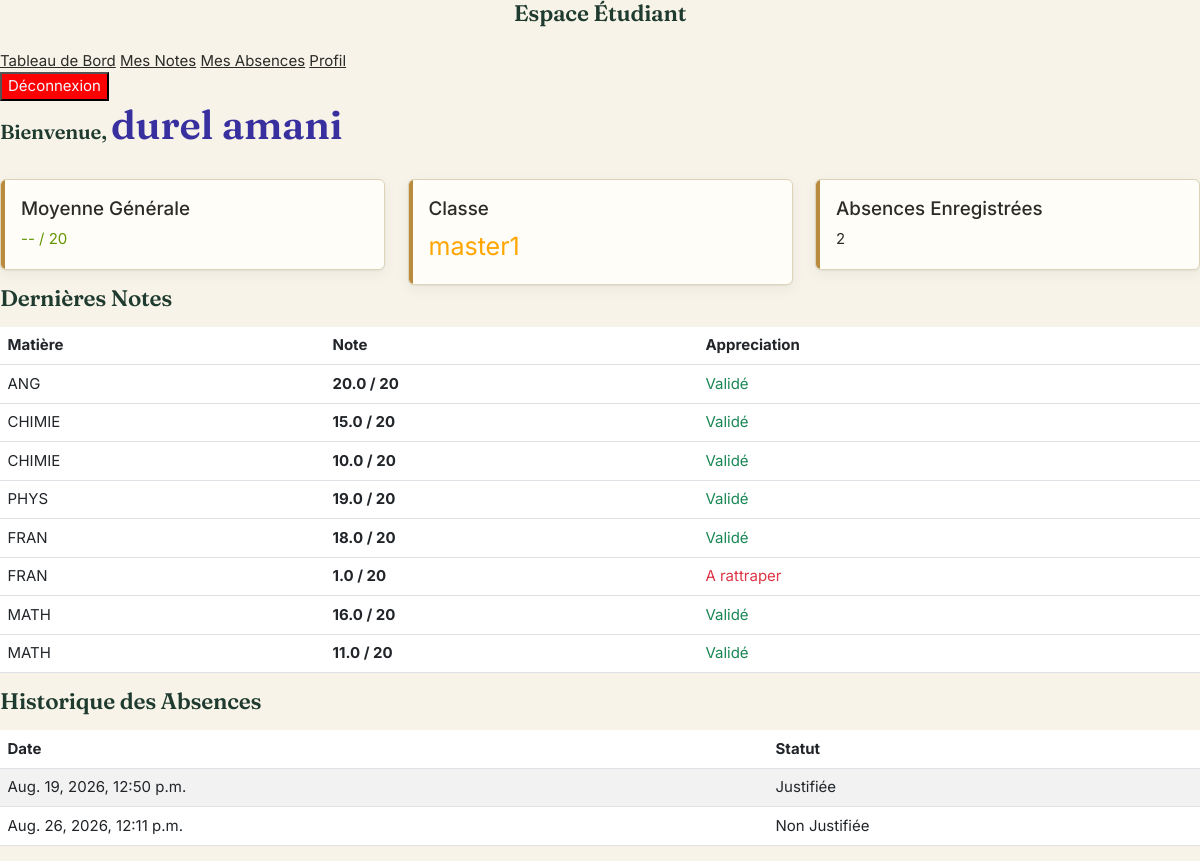
The page /espace_etd/ (signed in) on the database its author committed.
### pages/models.py (models this page shows, shortened)
class Students(models.Model):
    user=models.OneToOneField(Users,on_delete=models.CASCADE,related_name='students' )
    nom=models.CharField(max_length=100)
    prenom=models.CharField(max_length=100)
    age=models.CharField(max_length=10)
    classe=models.ForeignKey(Classes,on_delete=models.SET_NULL,related_name='students', null=True,
    blank=True)

class Classes(models.Model):
    name=models.CharField(max_length=100)

class Grades (models.Model):
     id_students= models.ForeignKey(Students,on_delete=models.CASCADE,related_name='grades',   null=True,
    blank=True)
     id_subjects= models.ForeignKey(Subjects,on_delete=models.CASCADE,related_name='grades',   null=True,
    blank=True)
     note=models.FloatField(default=0.0)

class Subjects(models.Model):
    nom=models.CharField(max_length=100)
    id_teachers=models.ForeignKey(Teachers,on_delete=models.SET_NULL,related_name='subjects',   null=True,
    blank=True)

class Absences (models.Model):
     id_students= models.ForeignKey(Students,on_delete=models.SET_NULL,related_name='absences',   null=True,
    blank=True)
     date=models.DateTimeField(auto_now_add=True)
     status=models.CharField(max_length=10)

### pages/views.py (the view)
# urls.py: path('espace_etd/',views.espace_etd,name="espace_etd"),
@login_required  # Force l'utilisateur à se connecter avant de voir la page
def espace_etd(request):
    utilisateur_connect= request.user
    try:
        donnees = Students.objects.select_related('user', 'classe').get(user=request.user)
        abss= Absences.objects.filter(id_students=donnees)
        grd=Grades.objects.filter(id_students=donnees)
    except Students.DoesNotExist:
        donnees = None  # Évite un crash si un admin connecté n'est pas un étudiant
        abss=[]
        grd=[]
    utilisateur_connect= request.user
    return render(request, 'espace_etd.html', {"donnees": donnees,"abss":abss,"grd":grd})

### templates/espace_etd.html (shortened to what this page needs)
{% load static %}
<!DOCTYPE html>
<html lang="fr">
<head>
    <link href="https://cdn.jsdelivr.net/npm/bootstrap@5.3.0/dist/css/bootstrap.min.css" rel="stylesheet">
    <link rel="stylesheet" href="{% static 'css/style.css' %}">
</head>
<body>
    <div class="sidebar">
        <h3 class="text-center mb-4 fs-4">Espace Étudiant</h3>
        <a href="#" class="active">Tableau de Bord</a>
        <a href="#">Mes Notes</a>
        <a href="#">Mes Absences</a>
        <a href="#">Profil</a>
        {% if user.is_authenticated %}
        <form action="{% url 'logout' %}" method="POST">
            <button type="submit" style="background-color: red; color: aliceblue;">Déconnexion</button>
        </form>
        {% endif %}
    </div>
    <div class="main-content">
        <header class="d-flex justify-content-between align-items-center mb-4">
            <h2>Bienvenue, <span style="font-size: 40px; color: rgb(57, 48, 159);">{{ donnees.nom }} {{ donnees.prenom }}</span></h2>
        </header>
        <div class="row">
            <div class="col-md-4">
                <div class="stat-card success">
                    <h5>Moyenne Générale</h5>
                    <div class="stat-number" style="color: rgb(100, 149, 3);">{{ average_grade|default:"--" }} / 20</div>
                </div>
            </div>
            <div class="col-md-4">
                <div class="stat-card warning">
                    <h5>Classe</h5>
                    <div class="stat-number" style="font-size: 25px; color: orange;">{{ donnees.classe.name }}</div>
                </div>
            </div>
            <div class="col-md-4">
                <div class="stat-card danger">
                    <h5>Absences Enregistrées</h5>
                    <div class="stat-number">{{ abss|length }}</div>
                </div>
            </div>
        </div>
        <div class="custom-table-container">
            <h4 class="mb-3">Dernières Notes</h4>
            <table class="table table-hover align-middle">
                <thead>
                    <tr>
                        <th>Matière</th>
                        <th>Note</th>
                        <th>Appreciation</th>
                    </tr>
                </thead>
                <tbody>
                    {% for grade in grd %}
                    <tr>
                        <td>{{ grade.id_subjects.nom }}</td>
                        <td><strong>{{ grade.note }} / 20</strong></td>
                        <td>
                            {% if grade.note >= 10 %}
                                <span class="text-success">Validé</span>
                            {% else %}
                                <span class="text-danger">A rattraper</span>
                            {% endif %}
                        </td>
                    </tr>
                    {% empty %}
                    <tr>
                        <td colspan="3" class="text-center">Aucune note enregistrée pour le moment.</td>
                    </tr>
                    {% endfor %}
                </tbody>
            </table>
        </div>
        <div class="custom-table-container">
            <h4 class="mb-3">Historique des Absences</h4>
            <table class="table table-striped">
                <thead>
                    <tr>
                        <th>Date</th>
                        <th>Statut</th>
                    </tr>
                </thead>
                <tbody>
                    {% for absence in abss %}
                    <tr>
                        <td>{{ absence.date }}</td>
                        <td>
                            {% if absence.status == "justifiée" %}
                                <span class="badge-justified">Justifiée</span>
                            {% else %}
                                <span class="badge-unjustified">Non Justifiée</span>
                            {% endif %}
                        </td>
                    </tr>
                    {% empty %}
                    <tr>
                        <td colspan="2" class="text-center">Aucune absence enregistrée.</td>
                    </tr>
                    {% endfor %}
                </tbody>
            </table>
        </div>
    </div>
</body>
</html>

### static/css/style.css (style rules this page uses)
:root { --paper: #F7F3E8; --paper-dim: #EFE9D8; --ledger-line: #DCD3B8; --ink: #2B2B28; --ink-soft: #5B5748; --chalkboard: #1F3A2E; --chalkboard-2: #16281F; --brass: #B98B3E; --brass-light: #E7C888; --signal-red: #B5432C; --signal-red-bg: #F3DCD3; --signal-green: #3F6B4A; --signal-green-bg:#DCEADF; --white: #FFFDF8; --font-display: 'Fraunces', serif; --font-body: 'Inter', system-ui, sans-serif; --font-mono: 'IBM Plex Mono', monospace; --radius: 6px; --shadow-card: 0 1px 2px rgba(31,58,46,0.06), 0 4px 14px rgba(31,58,46,0.06); }
* { box-sizing: border-box; }
html, body { margin:0; padding:0; background: var(--paper); color: var(--ink); font-family: var(--font-body); font-size: 15px; line-height: 1.5; }
a { color: inherit; }
h1, h2, h3, h4 { font-family: var(--font-display); font-weight: 600; color: var(--chalkboard); margin: 0 0 .4em 0; letter-spacing: -0.01em; }
h2 { font-size: 1.35rem; }
h3 { font-size: 1.05rem; }
.stat-card { background: var(--white); border: 1px solid var(--ledger-line); border-radius: var(--radius); padding: 18px 20px; box-shadow: var(--shadow-card); position: relative; overflow: hidden; }
.stat-card::before { content:""; position:absolute; top:0; left:0; bottom:0; width:4px; background: var(--brass); }

### rows shown on the page
Students: nom "durel", prenom "amani", classe.name "master1"
Grades: id_subjects.nom "ANG", note "20.0", shows "Validé"
Grades: id_subjects.nom "CHIMIE", note "15.0", shows "Validé"
Grades: id_subjects.nom "CHIMIE", note "10.0", shows "Validé"
Grades: id_subjects.nom "PHYS", note "19.0", shows "Validé"
Grades: id_subjects.nom "FRAN", note "18.0", shows "Validé"
Grades: id_subjects.nom "FRAN", note "1.0", shows "A rattraper"
Grades: id_subjects.nom "MATH", note "16.0", shows "Validé"
Grades: id_subjects.nom "MATH", note "11.0", shows "Validé"
Absences: date "Aug. 19, 2026, 12:50 p.m.", status "Justifiée"
Absences: date "Aug. 26, 2026, 12:11 p.m.", status "Non Justifiée"

### other values the page prints
{{ average_grade|default:"--" }} "--"
{{ abss|length }} "2"
